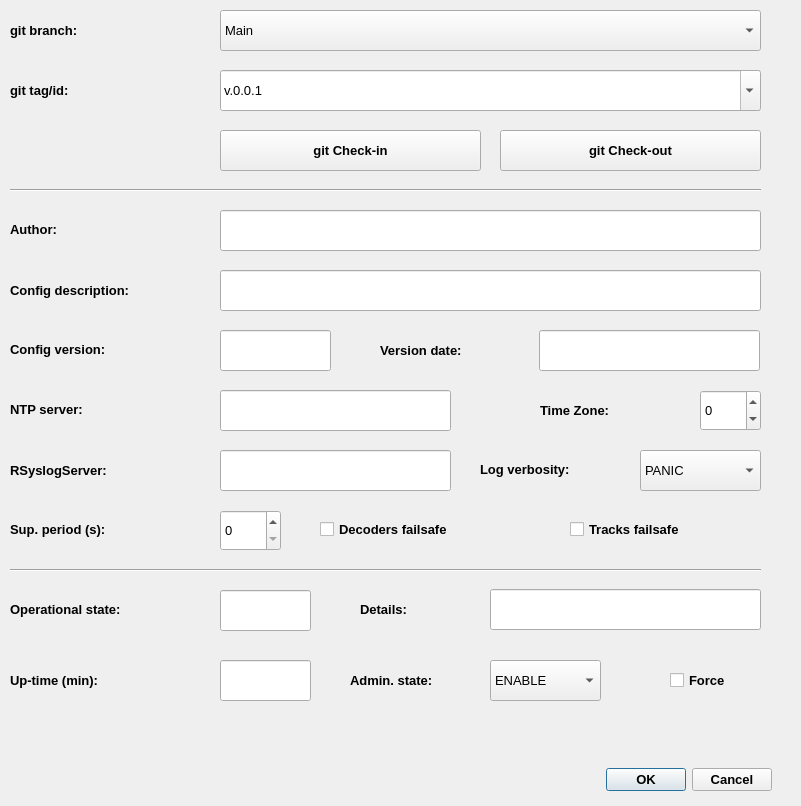
<?xml version="1.0" encoding="UTF-8"?>
<ui version="4.0">
 <class>genJMRServerDialog</class>
 <widget class="QDialog" name="genJMRServerDialog">
  <property name="windowModality">
   <enum>Qt::NonModal</enum>
  </property>
  <property name="geometry">
   <rect>
    <x>0</x>
    <y>0</y>
    <width>801</width>
    <height>806</height>
   </rect>
  </property>
  <property name="windowTitle">
   <string>GenJMRI server</string>
  </property>
  <property name="windowIcon">
   <iconset>
    <normaloff>../icons/server.png</normaloff>../icons/server.png</iconset>
  </property>
  <widget class="QLabel" name="label_2">
   <property name="geometry">
    <rect>
     <x>10</x>
     <y>209</y>
     <width>211</width>
     <height>41</height>
    </rect>
   </property>
   <property name="font">
    <font>
     <pointsize>10</pointsize>
     <weight>75</weight>
     <bold>true</bold>
    </font>
   </property>
   <property name="whatsThis">
    <string>&lt;html&gt;&lt;head/&gt;&lt;body&gt;&lt;p&gt;&lt;span style=&quot; font-weight:400;&quot;&gt;GenJMRI configuration author&lt;/span&gt;&lt;/p&gt;&lt;/body&gt;&lt;/html&gt;</string>
   </property>
   <property name="text">
    <string>Author:</string>
   </property>
  </widget>
  <widget class="QLabel" name="label_3">
   <property name="geometry">
    <rect>
     <x>10</x>
     <y>270</y>
     <width>211</width>
     <height>41</height>
    </rect>
   </property>
   <property name="font">
    <font>
     <pointsize>10</pointsize>
     <weight>75</weight>
     <bold>true</bold>
    </font>
   </property>
   <property name="whatsThis">
    <string>&lt;html&gt;&lt;head/&gt;&lt;body&gt;&lt;p&gt;&lt;span style=&quot; font-weight:400;&quot;&gt;GenJMRI configuration description&lt;/span&gt;&lt;/p&gt;&lt;/body&gt;&lt;/html&gt;</string>
   </property>
   <property name="text">
    <string>Config description:</string>
   </property>
  </widget>
  <widget class="QLabel" name="label_4">
   <property name="geometry">
    <rect>
     <x>10</x>
     <y>329</y>
     <width>211</width>
     <height>41</height>
    </rect>
   </property>
   <property name="font">
    <font>
     <pointsize>10</pointsize>
     <weight>75</weight>
     <bold>true</bold>
    </font>
   </property>
   <property name="whatsThis">
    <string>&lt;html&gt;&lt;head/&gt;&lt;body&gt;&lt;p&gt;&lt;span style=&quot; font-weight:400;&quot;&gt;GenJMRI configuration version&lt;/span&gt;&lt;/p&gt;&lt;/body&gt;&lt;/html&gt;</string>
   </property>
   <property name="text">
    <string>Config version:</string>
   </property>
  </widget>
  <widget class="QLabel" name="label_5">
   <property name="geometry">
    <rect>
     <x>10</x>
     <y>389</y>
     <width>171</width>
     <height>41</height>
    </rect>
   </property>
   <property name="font">
    <font>
     <pointsize>10</pointsize>
     <weight>75</weight>
     <bold>true</bold>
    </font>
   </property>
   <property name="whatsThis">
    <string>&lt;html&gt;&lt;head/&gt;&lt;body&gt;&lt;p&gt;&lt;span style=&quot; font-weight:400;&quot;&gt;GenJMRI NTP server&lt;/span&gt;&lt;/p&gt;&lt;/body&gt;&lt;/html&gt;</string>
   </property>
   <property name="text">
    <string>NTP server:</string>
   </property>
  </widget>
  <widget class="QLabel" name="label_6">
   <property name="geometry">
    <rect>
     <x>540</x>
     <y>390</y>
     <width>161</width>
     <height>41</height>
    </rect>
   </property>
   <property name="font">
    <font>
     <pointsize>10</pointsize>
     <weight>75</weight>
     <bold>true</bold>
    </font>
   </property>
   <property name="whatsThis">
    <string>&lt;html&gt;&lt;head/&gt;&lt;body&gt;&lt;p&gt;&lt;span style=&quot; font-weight:400;&quot;&gt;GenJMRI Time Zone&lt;/span&gt;&lt;/p&gt;&lt;/body&gt;&lt;/html&gt;</string>
   </property>
   <property name="text">
    <string>Time Zone:</string>
   </property>
  </widget>
  <widget class="QLabel" name="label_7">
   <property name="geometry">
    <rect>
     <x>10</x>
     <y>450</y>
     <width>211</width>
     <height>41</height>
    </rect>
   </property>
   <property name="font">
    <font>
     <pointsize>10</pointsize>
     <weight>75</weight>
     <bold>true</bold>
    </font>
   </property>
   <property name="whatsThis">
    <string>&lt;html&gt;&lt;head/&gt;&lt;body&gt;&lt;p&gt;&lt;span style=&quot; font-weight:400;&quot;&gt;GenJMRI RSYSLOG server&lt;/span&gt;&lt;/p&gt;&lt;/body&gt;&lt;/html&gt;</string>
   </property>
   <property name="text">
    <string>RSyslogServer:</string>
   </property>
  </widget>
  <widget class="QLabel" name="label_10">
   <property name="geometry">
    <rect>
     <x>10</x>
     <y>509</y>
     <width>211</width>
     <height>41</height>
    </rect>
   </property>
   <property name="font">
    <font>
     <pointsize>10</pointsize>
     <weight>75</weight>
     <bold>true</bold>
    </font>
   </property>
   <property name="whatsThis">
    <string>&lt;html&gt;&lt;head/&gt;&lt;body&gt;&lt;p&gt;&lt;span style=&quot; font-weight:400;&quot;&gt;GenJMRI Supervision period (supervision of decoders and satelites)&lt;/span&gt;&lt;/p&gt;&lt;/body&gt;&lt;/html&gt;</string>
   </property>
   <property name="text">
    <string>Sup. period (s):</string>
   </property>
  </widget>
  <widget class="QLabel" name="label_13">
   <property name="geometry">
    <rect>
     <x>380</x>
     <y>330</y>
     <width>141</width>
     <height>41</height>
    </rect>
   </property>
   <property name="font">
    <font>
     <pointsize>10</pointsize>
     <weight>75</weight>
     <bold>true</bold>
    </font>
   </property>
   <property name="whatsThis">
    <string>&lt;html&gt;&lt;head/&gt;&lt;body&gt;&lt;p&gt;&lt;span style=&quot; font-weight:400;&quot;&gt;GenJMRI configuration version date&lt;/span&gt;&lt;/p&gt;&lt;/body&gt;&lt;/html&gt;</string>
   </property>
   <property name="text">
    <string>Version date:</string>
   </property>
  </widget>
  <widget class="QComboBox" name="gitTagComboBox">
   <property name="geometry">
    <rect>
     <x>220</x>
     <y>70</y>
     <width>541</width>
     <height>41</height>
    </rect>
   </property>
   <property name="font">
    <font>
     <pointsize>10</pointsize>
    </font>
   </property>
   <property name="whatsThis">
    <string>&lt;html&gt;&lt;head/&gt;&lt;body&gt;&lt;p&gt;Git check-out/check-in tag&lt;/p&gt;&lt;/body&gt;&lt;/html&gt;</string>
   </property>
   <property name="editable">
    <bool>true</bool>
   </property>
   <item>
    <property name="text">
     <string>v.0.0.1</string>
    </property>
   </item>
   <item>
    <property name="text">
     <string>v.0.0.2</string>
    </property>
   </item>
   <item>
    <property name="text">
     <string>v.0.1.0</string>
    </property>
   </item>
   <item>
    <property name="text">
     <string>v.0.1.1</string>
    </property>
   </item>
   <item>
    <property name="text">
     <string>v.1.0.0</string>
    </property>
   </item>
   <item>
    <property name="text">
     <string>Latest</string>
    </property>
   </item>
  </widget>
  <widget class="QLabel" name="label_8">
   <property name="geometry">
    <rect>
     <x>10</x>
     <y>70</y>
     <width>211</width>
     <height>41</height>
    </rect>
   </property>
   <property name="font">
    <font>
     <pointsize>10</pointsize>
     <weight>75</weight>
     <bold>true</bold>
    </font>
   </property>
   <property name="whatsThis">
    <string>&lt;html&gt;&lt;head/&gt;&lt;body&gt;&lt;p&gt;&lt;span style=&quot; font-weight:400;&quot;&gt;Git check-out/check-in tag&lt;/span&gt;&lt;/p&gt;&lt;/body&gt;&lt;/html&gt;</string>
   </property>
   <property name="text">
    <string>git tag/id:</string>
   </property>
  </widget>
  <widget class="QLineEdit" name="authorLineEdit">
   <property name="geometry">
    <rect>
     <x>220</x>
     <y>210</y>
     <width>541</width>
     <height>41</height>
    </rect>
   </property>
   <property name="font">
    <font>
     <pointsize>10</pointsize>
    </font>
   </property>
   <property name="whatsThis">
    <string>&lt;html&gt;&lt;head/&gt;&lt;body&gt;&lt;p&gt;GenJMRI configuration author&lt;/p&gt;&lt;/body&gt;&lt;/html&gt;</string>
   </property>
  </widget>
  <widget class="QLineEdit" name="descriptionLineEdit">
   <property name="geometry">
    <rect>
     <x>220</x>
     <y>270</y>
     <width>541</width>
     <height>41</height>
    </rect>
   </property>
   <property name="font">
    <font>
     <pointsize>10</pointsize>
    </font>
   </property>
   <property name="whatsThis">
    <string>&lt;html&gt;&lt;head/&gt;&lt;body&gt;&lt;p&gt;GenJMRI configuration description&lt;/p&gt;&lt;/body&gt;&lt;/html&gt;</string>
   </property>
  </widget>
  <widget class="QLineEdit" name="versionLineEdit">
   <property name="geometry">
    <rect>
     <x>220</x>
     <y>330</y>
     <width>111</width>
     <height>41</height>
    </rect>
   </property>
   <property name="font">
    <font>
     <pointsize>10</pointsize>
    </font>
   </property>
   <property name="whatsThis">
    <string>&lt;html&gt;&lt;head/&gt;&lt;body&gt;&lt;p&gt;GenJMRI configuration version&lt;/p&gt;&lt;/body&gt;&lt;/html&gt;</string>
   </property>
  </widget>
  <widget class="QLineEdit" name="dateLineEdit">
   <property name="geometry">
    <rect>
     <x>539</x>
     <y>330</y>
     <width>221</width>
     <height>41</height>
    </rect>
   </property>
   <property name="font">
    <font>
     <pointsize>10</pointsize>
    </font>
   </property>
   <property name="whatsThis">
    <string>&lt;html&gt;&lt;head/&gt;&lt;body&gt;&lt;p&gt;GenJMRI configuration version date&lt;/p&gt;&lt;/body&gt;&lt;/html&gt;</string>
   </property>
  </widget>
  <widget class="QLineEdit" name="ntpLineEdit">
   <property name="geometry">
    <rect>
     <x>220</x>
     <y>390</y>
     <width>231</width>
     <height>41</height>
    </rect>
   </property>
   <property name="font">
    <font>
     <pointsize>10</pointsize>
    </font>
   </property>
   <property name="whatsThis">
    <string>&lt;html&gt;&lt;head/&gt;&lt;body&gt;&lt;p&gt;GenJMRI NTP server&lt;/p&gt;&lt;/body&gt;&lt;/html&gt;</string>
   </property>
  </widget>
  <widget class="QSpinBox" name="timeZoneSpinBox">
   <property name="geometry">
    <rect>
     <x>700</x>
     <y>390</y>
     <width>61</width>
     <height>41</height>
    </rect>
   </property>
   <property name="font">
    <font>
     <pointsize>10</pointsize>
    </font>
   </property>
   <property name="whatsThis">
    <string>&lt;html&gt;&lt;head/&gt;&lt;body&gt;&lt;p&gt;GenJMRI Time Zone&lt;/p&gt;&lt;/body&gt;&lt;/html&gt;</string>
   </property>
   <property name="minimum">
    <number>-12</number>
   </property>
   <property name="maximum">
    <number>12</number>
   </property>
  </widget>
  <widget class="QLineEdit" name="rsyslogLineEdit">
   <property name="geometry">
    <rect>
     <x>220</x>
     <y>450</y>
     <width>231</width>
     <height>41</height>
    </rect>
   </property>
   <property name="font">
    <font>
     <pointsize>10</pointsize>
    </font>
   </property>
   <property name="whatsThis">
    <string>&lt;html&gt;&lt;head/&gt;&lt;body&gt;&lt;p&gt;GenJMRI RSYSLOG server&lt;/p&gt;&lt;/body&gt;&lt;/html&gt;</string>
   </property>
  </widget>
  <widget class="QSpinBox" name="supervisionPeriodSpinBox">
   <property name="geometry">
    <rect>
     <x>220</x>
     <y>510</y>
     <width>61</width>
     <height>41</height>
    </rect>
   </property>
   <property name="font">
    <font>
     <pointsize>10</pointsize>
    </font>
   </property>
   <property name="whatsThis">
    <string>&lt;html&gt;&lt;head/&gt;&lt;body&gt;&lt;p&gt;GenJMRI Supervision period (supervision of decoders and satelites)&lt;/p&gt;&lt;/body&gt;&lt;/html&gt;</string>
   </property>
   <property name="maximum">
    <number>60</number>
   </property>
  </widget>
  <widget class="QCheckBox" name="decoderFailSafeCheckBox">
   <property name="geometry">
    <rect>
     <x>320</x>
     <y>509</y>
     <width>251</width>
     <height>41</height>
    </rect>
   </property>
   <property name="font">
    <font>
     <pointsize>10</pointsize>
     <weight>75</weight>
     <bold>true</bold>
    </font>
   </property>
   <property name="whatsThis">
    <string>&lt;html&gt;&lt;head/&gt;&lt;body&gt;&lt;p&gt;&lt;span style=&quot; font-weight:400;&quot;&gt;Decoder failsafe - decides if in case of detected genJMRI failure - decoders goes into failsafe mode - setting all of their signal masts, sensors and actuators to failsafe mode.&lt;/span&gt;&lt;/p&gt;&lt;/body&gt;&lt;/html&gt;</string>
   </property>
   <property name="text">
    <string>Decoders failsafe</string>
   </property>
  </widget>
  <widget class="QCheckBox" name="trackFailSafeCheckBox">
   <property name="geometry">
    <rect>
     <x>570</x>
     <y>509</y>
     <width>191</width>
     <height>41</height>
    </rect>
   </property>
   <property name="font">
    <font>
     <pointsize>10</pointsize>
     <weight>75</weight>
     <bold>true</bold>
    </font>
   </property>
   <property name="whatsThis">
    <string>&lt;html&gt;&lt;head/&gt;&lt;body&gt;&lt;p&gt;&lt;span style=&quot; font-weight:400;&quot;&gt;Tracks failsafe - decides if in case of detected genJMRI failure - tracks are unpowered&lt;/span&gt;&lt;/p&gt;&lt;/body&gt;&lt;/html&gt;</string>
   </property>
   <property name="text">
    <string>Tracks failsafe</string>
   </property>
  </widget>
  <widget class="QComboBox" name="logVerbosityComboBox">
   <property name="geometry">
    <rect>
     <x>640</x>
     <y>450</y>
     <width>121</width>
     <height>41</height>
    </rect>
   </property>
   <property name="font">
    <font>
     <pointsize>10</pointsize>
    </font>
   </property>
   <property name="whatsThis">
    <string>&lt;html&gt;&lt;head/&gt;&lt;body&gt;&lt;p&gt;GenJMRI Log verbosity&lt;/p&gt;&lt;/body&gt;&lt;/html&gt;</string>
   </property>
   <item>
    <property name="text">
     <string>PANIC</string>
    </property>
   </item>
   <item>
    <property name="text">
     <string>ERROR</string>
    </property>
   </item>
   <item>
    <property name="text">
     <string>INFO</string>
    </property>
   </item>
   <item>
    <property name="text">
     <string>TERSE</string>
    </property>
   </item>
   <item>
    <property name="text">
     <string>VERBOSE</string>
    </property>
   </item>
  </widget>
  <widget class="QLabel" name="label">
   <property name="geometry">
    <rect>
     <x>480</x>
     <y>449</y>
     <width>141</width>
     <height>41</height>
    </rect>
   </property>
   <property name="font">
    <font>
     <pointsize>10</pointsize>
     <weight>75</weight>
     <bold>true</bold>
    </font>
   </property>
   <property name="whatsThis">
    <string>&lt;html&gt;&lt;head/&gt;&lt;body&gt;&lt;p&gt;&lt;span style=&quot; font-weight:400;&quot;&gt;GenJMRI Log verbosity&lt;/span&gt;&lt;/p&gt;&lt;/body&gt;&lt;/html&gt;</string>
   </property>
   <property name="text">
    <string>Log verbosity:</string>
   </property>
  </widget>
  <widget class="QPushButton" name="gitCiPushButton">
   <property name="geometry">
    <rect>
     <x>220</x>
     <y>130</y>
     <width>261</width>
     <height>41</height>
    </rect>
   </property>
   <property name="font">
    <font>
     <pointsize>10</pointsize>
     <weight>75</weight>
     <bold>true</bold>
    </font>
   </property>
   <property name="text">
    <string>git Check-in</string>
   </property>
  </widget>
  <widget class="QDialogButtonBox" name="confirmButtonBox">
   <property name="geometry">
    <rect>
     <x>601</x>
     <y>764</y>
     <width>171</width>
     <height>31</height>
    </rect>
   </property>
   <property name="font">
    <font>
     <pointsize>10</pointsize>
     <weight>75</weight>
     <bold>true</bold>
    </font>
   </property>
   <property name="standardButtons">
    <set>QDialogButtonBox::Cancel|QDialogButtonBox::Ok</set>
   </property>
  </widget>
  <widget class="QLabel" name="label_9">
   <property name="geometry">
    <rect>
     <x>350</x>
     <y>660</y>
     <width>141</width>
     <height>41</height>
    </rect>
   </property>
   <property name="font">
    <font>
     <pointsize>10</pointsize>
     <weight>75</weight>
     <bold>true</bold>
    </font>
   </property>
   <property name="whatsThis">
    <string>&lt;html&gt;&lt;head/&gt;&lt;body&gt;&lt;p&gt;&lt;span style=&quot; font-weight:400;&quot;&gt;GenJMRI server administrative state [ENABLE | DISABLE]&lt;/span&gt;&lt;/p&gt;&lt;/body&gt;&lt;/html&gt;</string>
   </property>
   <property name="text">
    <string>Admin. state:</string>
   </property>
   <property name="wordWrap">
    <bool>true</bool>
   </property>
  </widget>
  <widget class="QComboBox" name="adminStateComboBox">
   <property name="geometry">
    <rect>
     <x>490</x>
     <y>660</y>
     <width>111</width>
     <height>41</height>
    </rect>
   </property>
   <property name="font">
    <font>
     <pointsize>10</pointsize>
    </font>
   </property>
   <property name="whatsThis">
    <string>&lt;html&gt;&lt;head/&gt;&lt;body&gt;&lt;p&gt;GenJMRI server administrative state [ENABLE | DISABLE]&lt;/p&gt;&lt;/body&gt;&lt;/html&gt;</string>
   </property>
   <item>
    <property name="text">
     <string>ENABLE</string>
    </property>
   </item>
   <item>
    <property name="text">
     <string>DISABLE</string>
    </property>
   </item>
  </widget>
  <widget class="QCheckBox" name="adminStateForceCheckBox">
   <property name="geometry">
    <rect>
     <x>670</x>
     <y>660</y>
     <width>91</width>
     <height>41</height>
    </rect>
   </property>
   <property name="font">
    <font>
     <pointsize>10</pointsize>
     <weight>75</weight>
     <bold>true</bold>
    </font>
   </property>
   <property name="whatsThis">
    <string>&lt;html&gt;&lt;head/&gt;&lt;body&gt;&lt;p&gt;&lt;span style=&quot; font-weight:400;&quot;&gt;GenJMRI server Force Admin state change - recursively changes admin state of childs&lt;/span&gt;&lt;/p&gt;&lt;/body&gt;&lt;/html&gt;</string>
   </property>
   <property name="text">
    <string>Force</string>
   </property>
  </widget>
  <widget class="QLabel" name="label_11">
   <property name="geometry">
    <rect>
     <x>360</x>
     <y>589</y>
     <width>131</width>
     <height>41</height>
    </rect>
   </property>
   <property name="font">
    <font>
     <pointsize>10</pointsize>
     <weight>75</weight>
     <bold>true</bold>
    </font>
   </property>
   <property name="whatsThis">
    <string>&lt;html&gt;&lt;head/&gt;&lt;body&gt;&lt;p&gt;&lt;span style=&quot; font-weight:400;&quot;&gt;GenJMRI server detailed operational state [INIT | DISABLE | CBL | ERRSEC | FAIL]&lt;/span&gt;&lt;/p&gt;&lt;/body&gt;&lt;/html&gt;</string>
   </property>
   <property name="text">
    <string>Details:</string>
   </property>
  </widget>
  <widget class="QLabel" name="label_12">
   <property name="geometry">
    <rect>
     <x>10</x>
     <y>589</y>
     <width>211</width>
     <height>41</height>
    </rect>
   </property>
   <property name="font">
    <font>
     <pointsize>10</pointsize>
     <weight>75</weight>
     <bold>true</bold>
    </font>
   </property>
   <property name="whatsThis">
    <string>&lt;html&gt;&lt;head/&gt;&lt;body&gt;&lt;p&gt;&lt;span style=&quot; font-weight:400;&quot;&gt;GenJMRI server operational state [AVAIL | UNAVAIL]&lt;/span&gt;&lt;/p&gt;&lt;/body&gt;&lt;/html&gt;</string>
   </property>
   <property name="text">
    <string>Operational state:</string>
   </property>
   <property name="wordWrap">
    <bool>true</bool>
   </property>
  </widget>
  <widget class="QLineEdit" name="opStateSummaryLineEdit">
   <property name="geometry">
    <rect>
     <x>220</x>
     <y>590</y>
     <width>91</width>
     <height>41</height>
    </rect>
   </property>
   <property name="font">
    <font>
     <pointsize>10</pointsize>
    </font>
   </property>
   <property name="whatsThis">
    <string>&lt;html&gt;&lt;head/&gt;&lt;body&gt;&lt;p&gt;&lt;span style=&quot; font-size:10pt;&quot;&gt;GenJMRI server operational state [AVAIL | UNAVAIL]&lt;/span&gt;&lt;/p&gt;&lt;/body&gt;&lt;/html&gt;</string>
   </property>
   <property name="text">
    <string/>
   </property>
   <property name="readOnly">
    <bool>true</bool>
   </property>
  </widget>
  <widget class="QLineEdit" name="opStateDetailLineEdit">
   <property name="geometry">
    <rect>
     <x>490</x>
     <y>589</y>
     <width>271</width>
     <height>41</height>
    </rect>
   </property>
   <property name="font">
    <font>
     <pointsize>10</pointsize>
    </font>
   </property>
   <property name="whatsThis">
    <string>&lt;html&gt;&lt;head/&gt;&lt;body&gt;&lt;p&gt;GenJMRI server detailed operational state [INIT | DISABLE | CBL | ERRSEC | FAIL]&lt;/p&gt;&lt;/body&gt;&lt;/html&gt;</string>
   </property>
   <property name="text">
    <string/>
   </property>
   <property name="readOnly">
    <bool>true</bool>
   </property>
  </widget>
  <widget class="QPushButton" name="gitCiPushButton_2">
   <property name="geometry">
    <rect>
     <x>500</x>
     <y>130</y>
     <width>261</width>
     <height>41</height>
    </rect>
   </property>
   <property name="font">
    <font>
     <pointsize>10</pointsize>
     <weight>75</weight>
     <bold>true</bold>
    </font>
   </property>
   <property name="text">
    <string>git Check-out</string>
   </property>
  </widget>
  <widget class="Line" name="line_2">
   <property name="geometry">
    <rect>
     <x>10</x>
     <y>180</y>
     <width>751</width>
     <height>20</height>
    </rect>
   </property>
   <property name="orientation">
    <enum>Qt::Horizontal</enum>
   </property>
  </widget>
  <widget class="QComboBox" name="gitTagComboBox_2">
   <property name="geometry">
    <rect>
     <x>220</x>
     <y>10</y>
     <width>541</width>
     <height>41</height>
    </rect>
   </property>
   <property name="font">
    <font>
     <pointsize>10</pointsize>
    </font>
   </property>
   <property name="whatsThis">
    <string>&lt;html&gt;&lt;head/&gt;&lt;body&gt;&lt;p&gt;Git check-out/check-in branch&lt;/p&gt;&lt;/body&gt;&lt;/html&gt;</string>
   </property>
   <property name="editable">
    <bool>false</bool>
   </property>
   <item>
    <property name="text">
     <string>Main</string>
    </property>
   </item>
   <item>
    <property name="text">
     <string>v2.0</string>
    </property>
   </item>
  </widget>
  <widget class="QLabel" name="label_16">
   <property name="geometry">
    <rect>
     <x>10</x>
     <y>10</y>
     <width>211</width>
     <height>41</height>
    </rect>
   </property>
   <property name="font">
    <font>
     <pointsize>10</pointsize>
     <weight>75</weight>
     <bold>true</bold>
    </font>
   </property>
   <property name="whatsThis">
    <string>&lt;html&gt;&lt;head/&gt;&lt;body&gt;&lt;p&gt;&lt;span style=&quot; font-weight:400;&quot;&gt;Git check-out/check-in branch&lt;/span&gt;&lt;/p&gt;&lt;/body&gt;&lt;/html&gt;</string>
   </property>
   <property name="text">
    <string>git branch:</string>
   </property>
  </widget>
  <widget class="Line" name="line_3">
   <property name="geometry">
    <rect>
     <x>10</x>
     <y>560</y>
     <width>751</width>
     <height>20</height>
    </rect>
   </property>
   <property name="orientation">
    <enum>Qt::Horizontal</enum>
   </property>
  </widget>
  <widget class="QLineEdit" name="upTimeLineEdit">
   <property name="geometry">
    <rect>
     <x>220</x>
     <y>660</y>
     <width>91</width>
     <height>41</height>
    </rect>
   </property>
   <property name="font">
    <font>
     <pointsize>10</pointsize>
    </font>
   </property>
   <property name="whatsThis">
    <string>&lt;html&gt;&lt;head/&gt;&lt;body&gt;&lt;p&gt;GenJMRI server uptime - time sinse previous server start&lt;/p&gt;&lt;/body&gt;&lt;/html&gt;</string>
   </property>
   <property name="text">
    <string/>
   </property>
   <property name="readOnly">
    <bool>true</bool>
   </property>
  </widget>
  <widget class="QLabel" name="label_15">
   <property name="geometry">
    <rect>
     <x>10</x>
     <y>660</y>
     <width>211</width>
     <height>41</height>
    </rect>
   </property>
   <property name="font">
    <font>
     <pointsize>10</pointsize>
     <weight>75</weight>
     <bold>true</bold>
    </font>
   </property>
   <property name="whatsThis">
    <string>&lt;html&gt;&lt;head/&gt;&lt;body&gt;&lt;p&gt;&lt;span style=&quot; font-weight:400;&quot;&gt;GenJMRI server uptime - time sinse previous server start&lt;/span&gt;&lt;/p&gt;&lt;/body&gt;&lt;/html&gt;</string>
   </property>
   <property name="text">
    <string>Up-time (min):</string>
   </property>
  </widget>
 </widget>
 <resources/>
 <connections/>
</ui>
